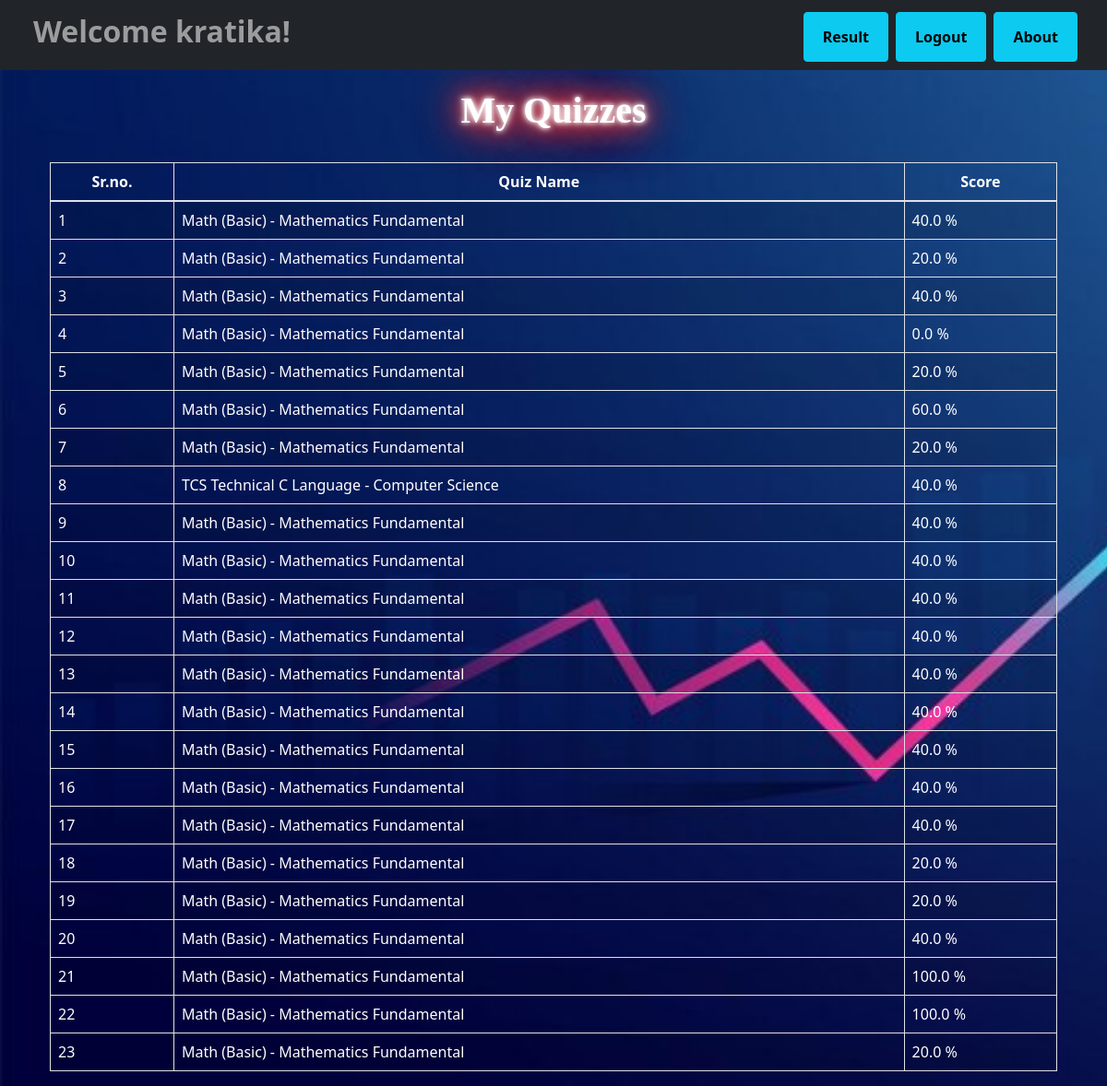
The app's page /result/ (signed in), older data.
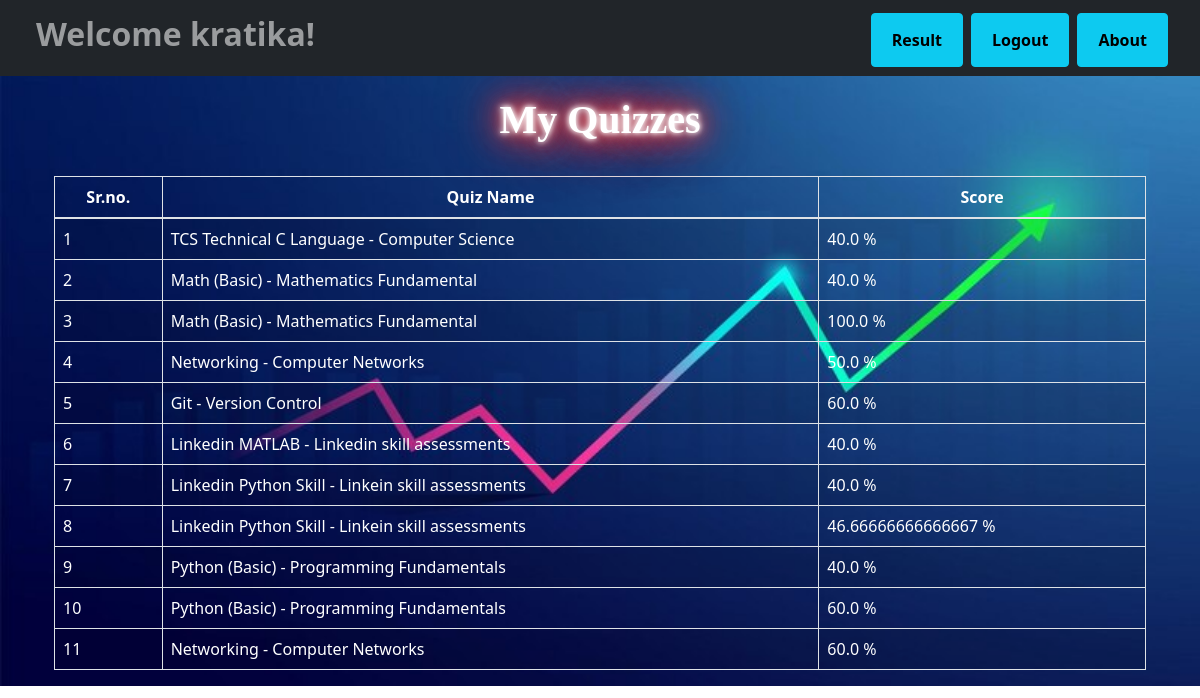
The same page, newer data.
### results/models.py (models this page shows, shortened)
class Result(models.Model):
    quiz = models.ForeignKey(Quiz, on_delete=models.CASCADE)
    user = models.ForeignKey(User, on_delete=models.CASCADE)
    score = models.FloatField()

### account/models.py (models this page shows, shortened)
class Quiz(models.Model):
    name = models.CharField(max_length=120)
    topic = models.CharField(max_length=120)
    number_of_questions = models.IntegerField()
    time = models.IntegerField(help_text="Duration of the quiz in minutes")
    required_score_to_pass = models.IntegerField(help_text="Required score in %")
    difficulty = models.CharField(max_length=6, choices=DIFF_CHOICES)
    def __str__(self):
        return f"{self.name} - {self.topic}"
    class Meta:
        verbose_name_plural = 'Quizes'

### account/views.py (the view)
# urls.py: path('result/',views.result, name = "result")
def result(request):
    result = Result.objects.filter(user=request.user)
    return render(request, "result.html", {'result':result})

### template/result.html (shortened to what this page needs)
{% extends 'base.html' %}
{% load static %}
{% block content %}
<h3 style="color: white; text-align: center;"><strong>My Quizzes</strong></h3>
<br>
<div class="container">
<table class="table table-striped table-bordered" style="color: white;" >
    <thead>
        <tr style=" text-align: center;">
            <th>Sr.no.</th>
            <th>Quiz Name</th>
            <th>Score</th>
        </tr>
    </thead>
    <tbody>
        {% for res in result %}
        <tr>
            <td style="color: white;">{{forloop.counter}}</td>
            <td style="color: white;">{{res.quiz}}</td>
            <td style="color: white;">{{res.score}} %</td>
        </tr>
        {% empty %}
          <tr>
            <td class="bg-light text-center font-italic" colspan="3">You haven't completed any quiz yet.</td>
          </tr>
        {% endfor %}
    </tbody>
</table>
</div>
{% endblock %}

### template/base.html (shortened to what this page needs)
{% load static %}
<!doctype html>
<html lang="en">
  <head>
    <link rel="stylesheet" href="https://cdn.jsdelivr.net/npm/bootstrap@4.5.3/dist/css/bootstrap.min.css">
    <link rel="stylesheet" href= "{% static 'style.css'%}">
    <link href="https://cdn.jsdelivr.net/npm/bootstrap@5.1.3/dist/css/bootstrap.min.css" rel="stylesheet">
  </head>
  <body>
    <nav class="navbar navbar-expand-lg navbar-dark bg-dark">
      <div class="container-fluid">
        <div class="collapse navbar-collapse" id="navbarSupportedContent">
          {% if user.is_authenticated %}
          <ul class="navbar-nav me-auto mb-2 mb-lg-0">
            <li class="nav-item">
              <a class="nav-link" href="#"><h2><b>Welcome {{request.user}}!</b></h2></a>
            </li>
          </ul>
          <ul class="navbar-nav ml-auto mb-2 mb-lg-0">
            <li class="nav-item, btn btn-info mt-1 mx-1">
              <a class="nav-link" style="color: rgb(0, 0, 0);" href="/result"><b>Result</b></a>
            </li>
            <li class="nav-item, btn btn-info mt-1 mx-1">
              <a class="nav-link" style="color: rgb(0, 0, 0);" href="/logout"><b>Logout</b></a>
            </li>
            <li class="nav-item, btn btn-info mt-1 mx-1">
              <a class="nav-link" style="color: rgb(0, 0, 0);" href="/about"><b>About</b></a>
            </li>
          </ul>
        {% endif %}
      </div>
    </nav>
    <div class="container mt-3">
        {% block content %}
        {% endblock content %}
    </div>
  </body>
</html>

### template/base.html (style rules this page uses)
.container-fluid { height: 60px; }

Row changes from the older to the newer data that the page shows:
removed Result: quiz "Math (Basic) - Mathematics Fundamental", score "40.0"
removed Result: quiz "Math (Basic) - Mathematics Fundamental", score "20.0"
removed Result: quiz "Math (Basic) - Mathematics Fundamental", score "40.0"
removed Result: quiz "Math (Basic) - Mathematics Fundamental", score "0.0"
removed Result: quiz "Math (Basic) - Mathematics Fundamental", score "20.0"
removed Result: quiz "Math (Basic) - Mathematics Fundamental", score "60.0"
removed Result: quiz "Math (Basic) - Mathematics Fundamental", score "20.0"
removed Result: quiz "Math (Basic) - Mathematics Fundamental", score "40.0"
removed Result: quiz "Math (Basic) - Mathematics Fundamental", score "40.0"
removed Result: quiz "Math (Basic) - Mathematics Fundamental", score "40.0"
removed Result: quiz "Math (Basic) - Mathematics Fundamental", score "40.0"
removed Result: quiz "Math (Basic) - Mathematics Fundamental", score "40.0"
removed Result: quiz "Math (Basic) - Mathematics Fundamental", score "40.0"
removed Result: quiz "Math (Basic) - Mathematics Fundamental", score "40.0"
removed Result: quiz "Math (Basic) - Mathematics Fundamental", score "40.0"
removed Result: quiz "Math (Basic) - Mathematics Fundamental", score "20.0"
removed Result: quiz "Math (Basic) - Mathematics Fundamental", score "20.0"
removed Result: quiz "Math (Basic) - Mathematics Fundamental", score "40.0"
removed Result: quiz "Math (Basic) - Mathematics Fundamental", score "100.0"
removed Result: quiz "Math (Basic) - Mathematics Fundamental", score "20.0"
added Result: quiz "Networking - Computer Networks", score "50.0"
added Result: quiz "Git - Version Control", score "60.0"
added Result: quiz "Linkedin MATLAB - Linkedin skill assessments", score "40.0"
added Result: quiz "Linkedin Python Skill - Linkein skill assessments", score "40.0"
added Result: quiz "Linkedin Python Skill - Linkein skill assessments", score "46.66666666666667"
added Result: quiz "Python (Basic) - Programming Fundamentals", score "40.0"
added Result: quiz "Python (Basic) - Programming Fundamentals", score "60.0"
added Result: quiz "Networking - Computer Networks", score "60.0"
